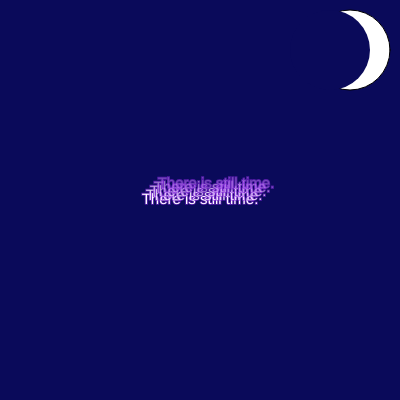
Frame 1 (no input)
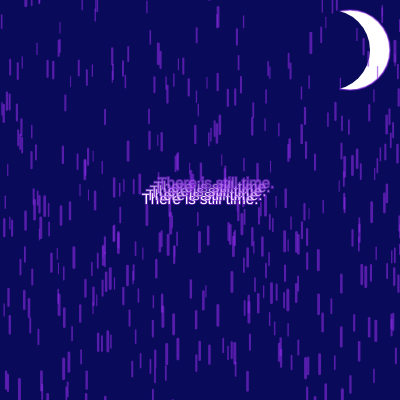
Frame 60 (no input)
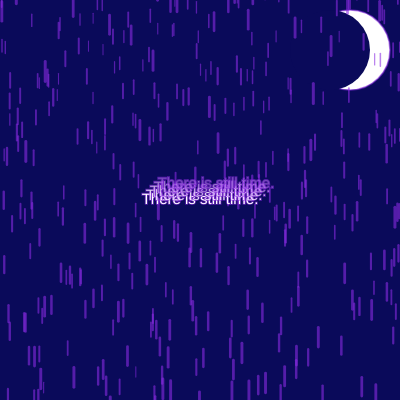
Frame 120 (the mouse pressed at the canvas centre since frame 60)

The p5.js sketch that drew these frames (run headless with seeded random() and noise() and a simulated clock; from frame 60 on, the mouse is pressed at the canvas centre):

// p5.js sketch
// ── sketch.js
let drops = []; 

function setup() {
  createCanvas(400, 400);

  // 2. CREATE RAINDROPS 
  for (let i = 0; i < 500; i++) {
    drops.push(new Drop());
  }
}

function draw() {
  background(10, 10, 90);

  // MOON 
  fill(255, 255, 255);
  circle(350, 50, 80);
  noStroke();
  
  fill(10, 10, 90);
  circle(330, 50, 80);
  noStroke();

  // ANIMATE RAINDROPS :D
  for (let drop of drops) {
    drop.fall();
    drop.show();
  }

  // text from 'i saw the tv glow'
  let phrase = "There is still time.";
  let repetitions = 5;

  textSize(15);
  textAlign(CENTER, CENTER);

  let startX = width / 2;
  let startY = height / 2;

  for (let i = 0; i < repetitions; i++) {
    // Diagonal iteration
    let x = startX + i * 4;
    let y = startY + i * -4;

    // Solid to transparent
    let alpha = map(i, 0, repetitions, 255, 0);
    fill(255, alpha);
    text(phrase, x, y);
  }
} 

// RAINDROP CLASS 
class Drop {
  constructor() {
    this.x = random(width);
    this.y = random(-500, -60);
    this.z = random(0, 20);

    // Width and length of drops for perspective
    this.len = map(this.z, 0, 20, 10, 20);
    this.yspeed = map(this.z, 0, 20, 4, 10);
    this.weight = map(this.z, 0, 20, 1, 3);
  }
  
  fall() {
    this.y += this.yspeed;
    this.yspeed += 0.05;

    // Where the drops reset
    if (this.y > height) {
      this.y = random(-200, -100);
      this.yspeed = map(this.z, 0, 20, 4, 10);
    }
  }

  show() {
    stroke(138, 43, 226, 150);
    strokeWeight(this.weight);
    line(this.x, this.y, this.x, this.y + this.len);
  }
}
